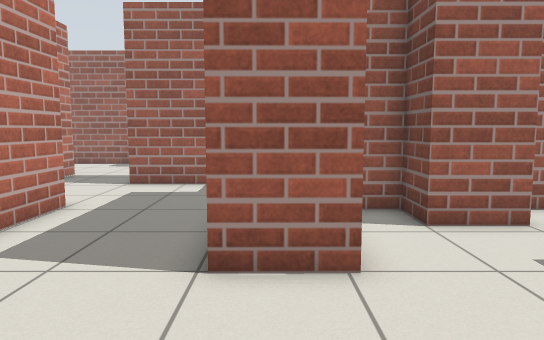
View 1 (above)

24 first-person views from a walk through a world built for the Gazebo simulator. The camera is 0.94 m above the floor, tilts 6° down and sees 70° across. The floor is counted in squares, 0.5 m on a side. Each view is taken from the middle of a square. On the plan, view 1 faces up. The plan holds only what a view shows up to about 19 squares ahead; the rest is blank. Some stock models are drawn as simple stand-ins. Surface patterns are stand-ins for the level's own textures.

View 2
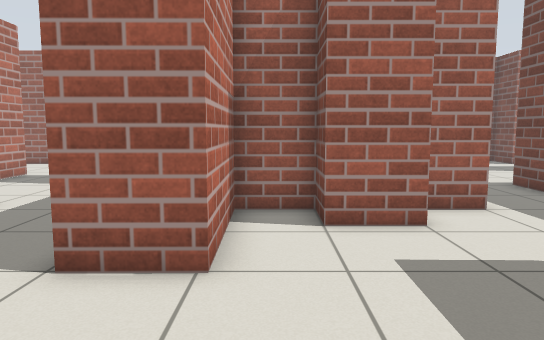

View 3
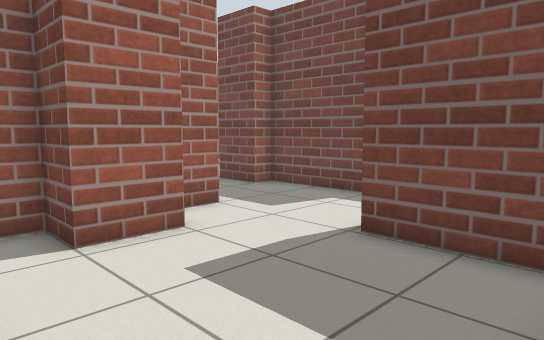

View 4
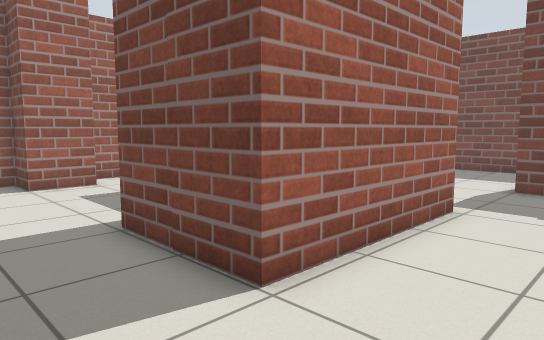

View 5
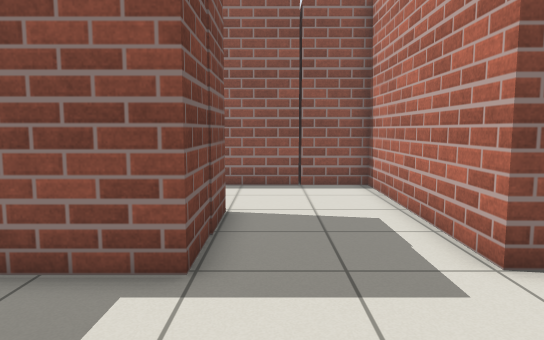

View 6
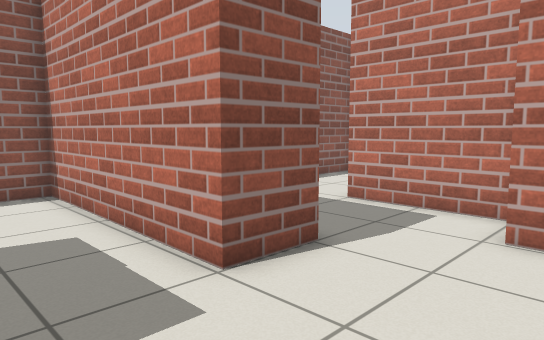

View 7
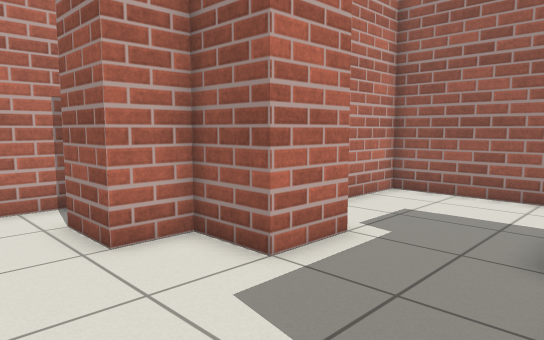

View 8
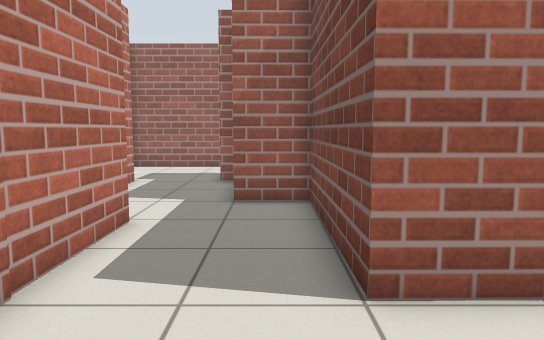

View 9
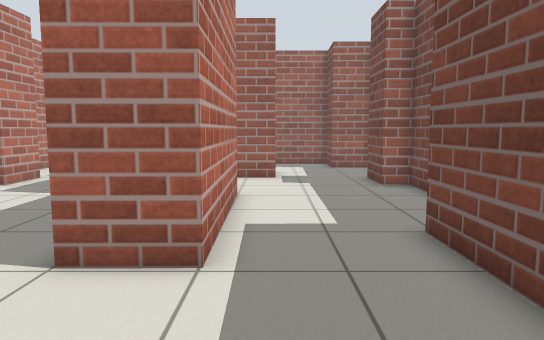

View 10
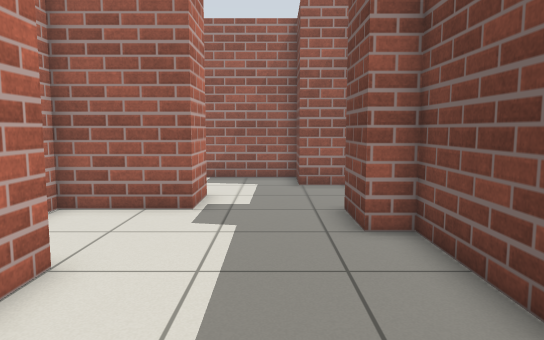

View 11
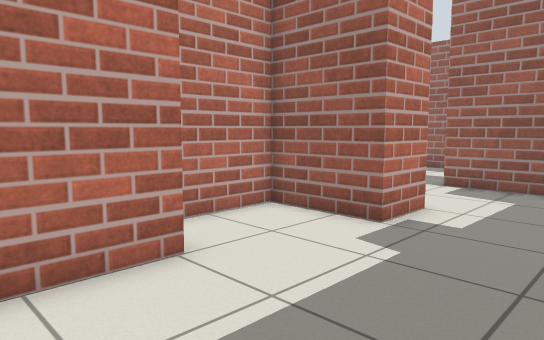

View 12
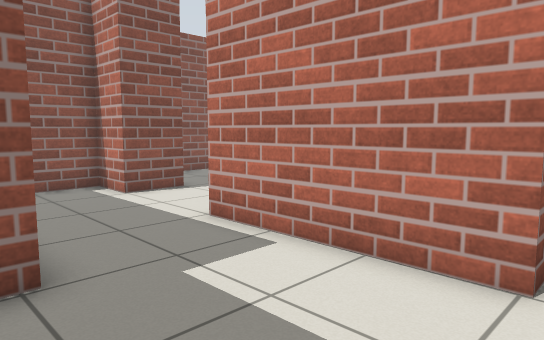

View 13
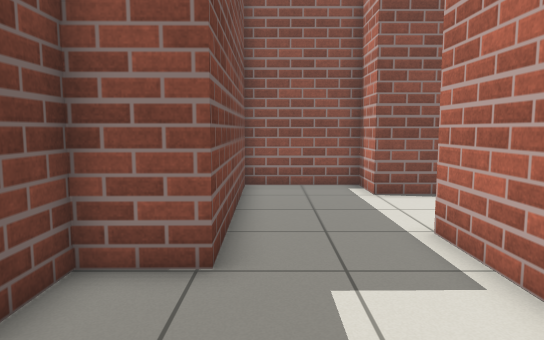

View 14
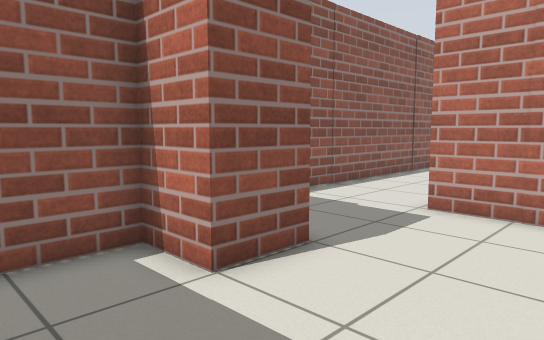

View 15
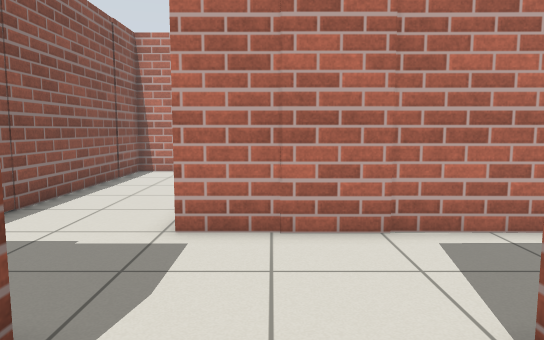

View 16
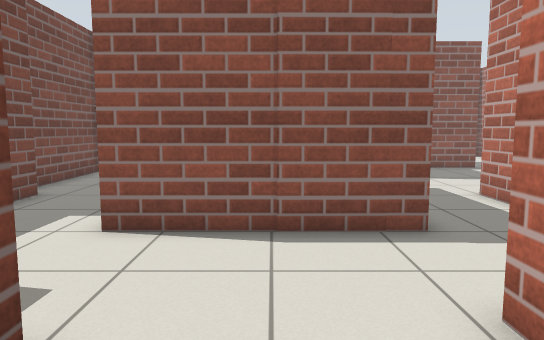

View 17
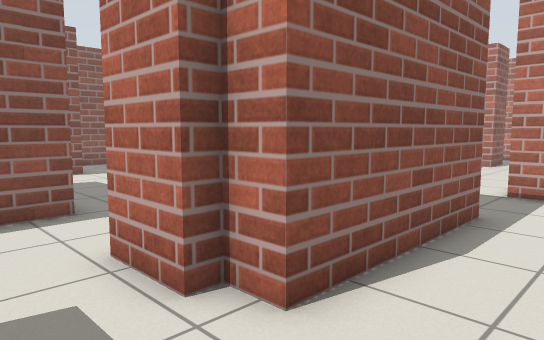

View 18
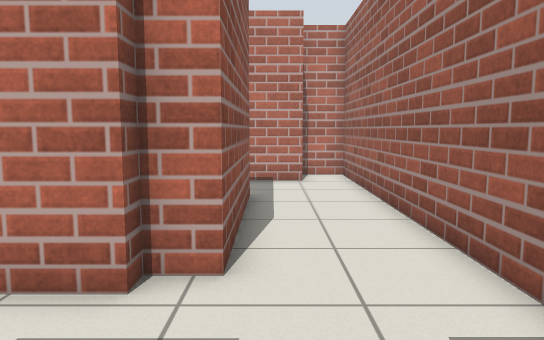

View 19
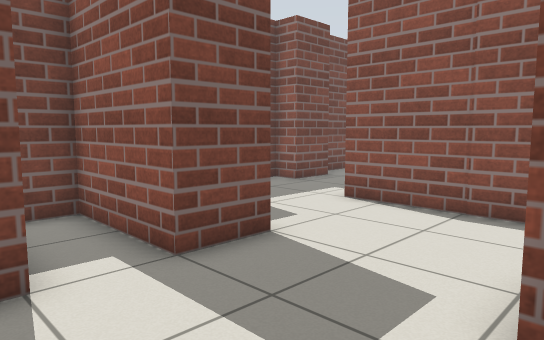

View 20
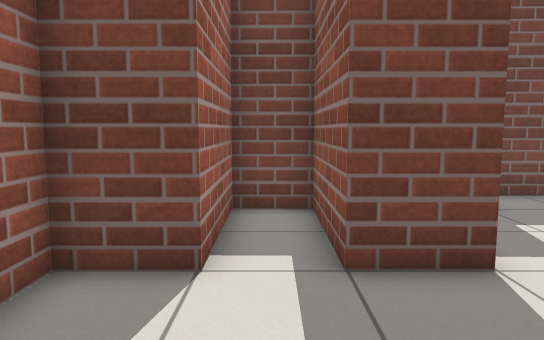

View 21
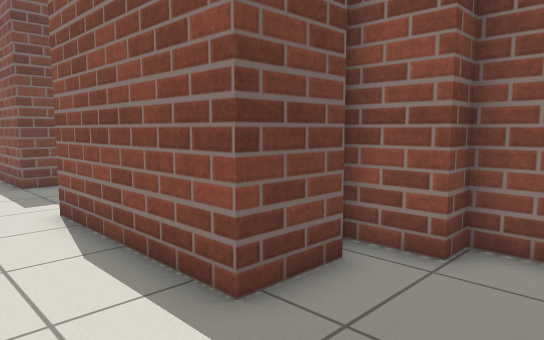

View 22
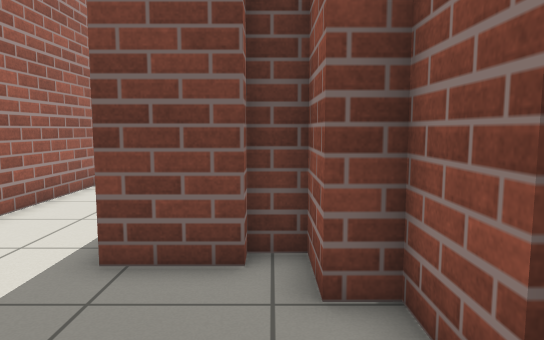

View 23
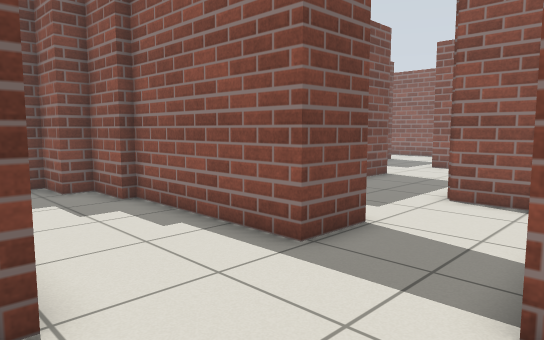

View 24
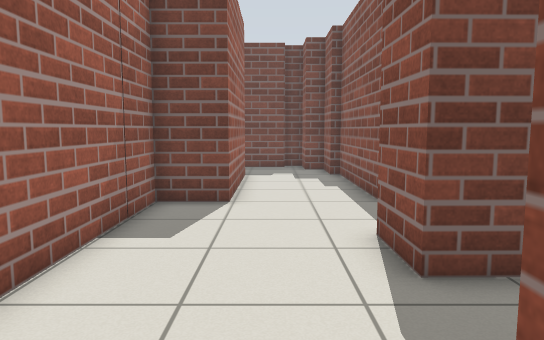

### Floor plan
Key: @ floor where view 1 was taken; # wall or solid block; . floor; B brick block.
Columns run from 15 left of view 1 to 21 right of it. Each row starts with its distance up from view 1.
 23               BBBBBBBBBBBBBBBBB
 22               B...............B
 21     BBBBBBB     B.............BBBBB
 20    .......B     B.................B
 19    .......BBBBBBB..BBBBBBB....BBBBB
 18 .  ................B     BB...B
 17    .................B     B...BBBBB
 16    ..BBB........##BBBBBBBB........B
 15     .B B..BBBBBB### B.............BB
 14         ..B         B...............B
 13         ..BBBB       ....BBBBBBB....B
 12         ......       ....B     B....B
 11         ......        B..BB BBBB...BB
 10         BB....        B...B B......B
  9           B...  BBB BBB...B B......BB
  8            ...  B.###.....B B.......B
  7           B...B B.###.....BBB B.....B
  6            ...B B...........B B.....B
  5            ...BBB.....BBB...B B.....B
  4           B...........B B...B B.....B
  3         B B...........B B...B B...BBB
  2         B.............B B...B B...B
  1         B...BBB...BBB   B...BBB...B
  0         B...  B@..B      .........B
 -1         B..   B...B      .........B
 -2       ...     B...B     B.........B
 -3      ...      B...BBBBBBB...BBB...B
 -4     ...       B.............B B...B
 -5   ###         B.............  BBBBB
 -6               B............
 -7               BBBBBBBBBBBBB

Where each view was taken, in squares from view 1:
view 1: 0 up, 0 right, facing up
view 2: 0 up, 2 right, facing up
view 3: 1 up, 1 right, facing up-right
view 4: 6 down, 0 right, facing up-right
view 5: 6 up, 2 right, facing down
view 6: 5 up, 2 right, facing down-left
view 7: 5 up, 11 right, facing up-left
view 8: 3 down, 12 right, facing up
view 9: 4 down, 16 right, facing up
view 10: 2 up, 18 right, facing up
view 11: 4 up, 20 right, facing up-left
view 12: 8 up, 20 right, facing down-left
view 13: 8 up, 18 right, facing down
view 14: 1 up, 18 right, facing down-left
view 15: 1 down, 16 right, facing left
view 16: 20 up, 13 right, facing down
view 17: 22 up, 13 right, facing down-left
view 18: 20 up, 15 right, facing left
view 19: 22 up, 10 right, facing down-right
view 20: 20 up, 10 right, facing right
view 21: 22 up, 1 right, facing down-right
view 22: 17 up, 1 left, facing right
view 23: 20 up, 9 left, facing down-right
view 24: 18 up, 15 left, facing right
